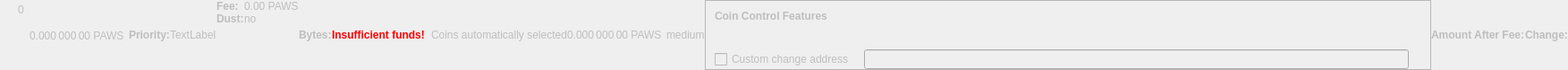
    <widget class="QWidget" name="dummyHideWidget" native="true">
     <property name="enabled">
      <bool>false</bool>
     </property>
     <property name="maximumSize">
      <size>
       <width>100</width>
       <height>22</height>
      </size>
     </property>
     <layout class="QHBoxLayout" name="dummyHideLayout">
      <property name="spacing">
       <number>0</number>
      </property>
      <property name="leftMargin">
       <number>0</number>
      </property>
      <property name="topMargin">
       <number>0</number>
      </property>
      <property name="rightMargin">
       <number>0</number>
      </property>
      <property name="bottomMargin">
       <number>0</number>
      </property>
      <item>
       <layout class="QFormLayout" name="formLayoutCoinControl1">
        <property name="horizontalSpacing">
         <number>10</number>
        </property>
        <property name="verticalSpacing">
         <number>14</number>
        </property>
        <property name="leftMargin">
         <number>10</number>
        </property>
        <property name="topMargin">
         <number>4</number>
        </property>
        <property name="rightMargin">
         <number>6</number>
        </property>
        <item row="0" column="1">
         <widget class="QLabel" name="labelCoinControlBytes">
          <property name="cursor">
           <cursorShape>IBeamCursor</cursorShape>
          </property>
          <property name="contextMenuPolicy">
           <enum>Qt::ActionsContextMenu</enum>
          </property>
          <property name="text">
           <string notr="true">0</string>
          </property>
          <property name="textInteractionFlags">
           <set>Qt::LinksAccessibleByMouse|Qt::TextSelectableByKeyboard|Qt::TextSelectableByMouse</set>
          </property>
         </widget>
        </item>
       </layout>
      </item>
      <item>
       <widget class="QLabel" name="labelCoinControlAfterFee">
        <property name="enabled">
         <bool>false</bool>
        </property>
        <property name="sizePolicy">
         <sizepolicy hsizetype="Fixed" vsizetype="Fixed">
          <horstretch>0</horstretch>
          <verstretch>0</verstretch>
         </sizepolicy>
        </property>
        <property name="minimumSize">
         <size>
          <width>111</width>
          <height>12</height>
         </size>
        </property>
        <property name="maximumSize">
         <size>
          <width>111</width>
          <height>12</height>
         </size>
        </property>
        <property name="cursor">
         <cursorShape>IBeamCursor</cursorShape>
        </property>
        <property name="contextMenuPolicy">
         <enum>Qt::ActionsContextMenu</enum>
        </property>
        <property name="text">
         <string notr="true">0.000 000 00 PAWS</string>
        </property>
        <property name="textInteractionFlags">
         <set>Qt::LinksAccessibleByMouse|Qt::TextSelectableByKeyboard|Qt::TextSelectableByMouse</set>
        </property>
       </widget>
      </item>
      <item>
       <widget class="QLabel" name="labelCoinControlPriorityText">
        <property name="enabled">
         <bool>false</bool>
        </property>
        <property name="font">
         <font>
          <weight>75</weight>
          <bold>true</bold>
         </font>
        </property>
        <property name="text">
         <string>Priority:</string>
        </property>
       </widget>
      </item>
      <item>
       <layout class="QHBoxLayout" name="horizontalLayout">
        <item>
         <widget class="QLabel" name="WarningLabel">
          <property name="text">
           <string>TextLabel</string>
          </property>
         </widget>
        </item>
       </layout>
      </item>
      <item>
       <layout class="QFormLayout" name="formLayoutCoinControl3">
        <property name="horizontalSpacing">
         <number>0</number>
        </property>
        <property name="verticalSpacing">
         <number>0</number>
        </property>
        <property name="leftMargin">
         <number>0</number>
        </property>
        <property name="topMargin">
         <number>0</number>
        </property>
        <property name="rightMargin">
         <number>0</number>
        </property>
        <item row="0" column="0">
         <widget class="QLabel" name="labelCoinControlFeeText">
          <property name="enabled">
           <bool>false</bool>
          </property>
          <property name="font">
           <font>
            <weight>75</weight>
            <bold>true</bold>
           </font>
          </property>
          <property name="text">
           <string>Fee:</string>
          </property>
          <property name="margin">
           <number>0</number>
          </property>
         </widget>
        </item>
        <item row="0" column="1">
         <widget class="QLabel" name="labelCoinControlFee">
          <property name="enabled">
           <bool>false</bool>
          </property>
          <property name="cursor">
           <cursorShape>IBeamCursor</cursorShape>
          </property>
          <property name="contextMenuPolicy">
           <enum>Qt::ActionsContextMenu</enum>
          </property>
          <property name="text">
           <string notr="true">0.00 PAWS</string>
          </property>
          <property name="textInteractionFlags">
           <set>Qt::LinksAccessibleByMouse|Qt::TextSelectableByKeyboard|Qt::TextSelectableByMouse</set>
          </property>
         </widget>
        </item>
        <item row="1" column="0">
         <widget class="QLabel" name="labelCoinControlLowOutputText">
          <property name="enabled">
           <bool>false</bool>
          </property>
          <property name="font">
           <font>
            <weight>75</weight>
            <bold>true</bold>
           </font>
          </property>
          <property name="text">
           <string>Dust:</string>
          </property>
         </widget>
        </item>
        <item row="1" column="1">
         <widget class="QLabel" name="labelCoinControlLowOutput">
          <property name="enabled">
           <bool>false</bool>
          </property>
          <property name="cursor">
           <cursorShape>IBeamCursor</cursorShape>
          </property>
          <property name="contextMenuPolicy">
           <enum>Qt::ActionsContextMenu</enum>
          </property>
          <property name="text">
           <string>no</string>
          </property>
          <property name="textInteractionFlags">
           <set>Qt::LinksAccessibleByMouse|Qt::TextSelectableByKeyboard|Qt::TextSelectableByMouse</set>
          </property>
         </widget>
        </item>
       </layout>
      </item>
      <item>
       <widget class="QLabel" name="labelCoinControlBytesText">
        <property name="enabled">
         <bool>false</bool>
        </property>
        <property name="font">
         <font>
          <weight>75</weight>
          <bold>true</bold>
         </font>
        </property>
        <property name="text">
         <string>Bytes:</string>
        </property>
       </widget>
      </item>
      <item>
       <layout class="QFormLayout" name="formLayoutCoinControl2">
        <property name="horizontalSpacing">
         <number>0</number>
        </property>
        <property name="verticalSpacing">
         <number>0</number>
        </property>
        <property name="leftMargin">
         <number>0</number>
        </property>
        <property name="topMargin">
         <number>0</number>
        </property>
        <property name="rightMargin">
         <number>0</number>
        </property>
       </layout>
      </item>
      <item>
       <layout class="QHBoxLayout" name="horizontalLayoutCoinControl2">
        <property name="spacing">
         <number>0</number>
        </property>
        <property name="bottomMargin">
         <number>0</number>
        </property>
       </layout>
      </item>
      <item>
       <widget class="QLabel" name="labelCoinControlInsuffFunds">
        <property name="enabled">
         <bool>false</bool>
        </property>
        <property name="minimumSize">
         <size>
          <width>0</width>
          <height>0</height>
         </size>
        </property>
        <property name="font">
         <font>
          <weight>75</weight>
          <bold>true</bold>
         </font>
        </property>
        <property name="styleSheet">
         <string notr="true">color:red;font-weight:bold;</string>
        </property>
        <property name="text">
         <string>Insufficient funds!</string>
        </property>
        <property name="margin">
         <number>5</number>
        </property>
       </widget>
      </item>
      <item>
       <layout class="QFormLayout" name="formLayoutCoinControl4">
        <property name="horizontalSpacing">
         <number>0</number>
        </property>
        <property name="verticalSpacing">
         <number>0</number>
        </property>
        <property name="leftMargin">
         <number>0</number>
        </property>
        <property name="topMargin">
         <number>0</number>
        </property>
        <property name="rightMargin">
         <number>0</number>
        </property>
       </layout>
      </item>
      <item>
       <widget class="QLabel" name="labelCoinControlChangeLabel">
        <property name="enabled">
         <bool>false</bool>
        </property>
        <property name="sizePolicy">
         <sizepolicy hsizetype="Preferred" vsizetype="Expanding">
          <horstretch>0</horstretch>
          <verstretch>0</verstretch>
         </sizepolicy>
        </property>
        <property name="minimumSize">
         <size>
          <width>0</width>
          <height>0</height>
         </size>
        </property>
        <property name="text">
         <string/>
        </property>
        <property name="margin">
         <number>3</number>
        </property>
       </widget>
      </item>
      <item>
       <widget class="QLabel" name="labelCoinControlAutomaticallySelected">
        <property name="enabled">
         <bool>false</bool>
        </property>
        <property name="sizePolicy">
         <sizepolicy hsizetype="Fixed" vsizetype="Fixed">
          <horstretch>0</horstretch>
          <verstretch>0</verstretch>
         </sizepolicy>
        </property>
        <property name="minimumSize">
         <size>
          <width>0</width>
          <height>0</height>
         </size>
        </property>
        <property name="maximumSize">
         <size>
          <width>240</width>
          <height>16777215</height>
         </size>
        </property>
        <property name="text">
         <string>Coins automatically selected</string>
        </property>
        <property name="margin">
         <number>5</number>
        </property>
       </widget>
      </item>
      <item>
       <widget class="QLabel" name="labelCoinControlChange">
        <property name="enabled">
         <bool>false</bool>
        </property>
        <property name="sizePolicy">
         <sizepolicy hsizetype="Fixed" vsizetype="Fixed">
          <horstretch>0</horstretch>
          <verstretch>0</verstretch>
         </sizepolicy>
        </property>
        <property name="minimumSize">
         <size>
          <width>111</width>
          <height>0</height>
         </size>
        </property>
        <property name="maximumSize">
         <size>
          <width>111</width>
          <height>16777215</height>
         </size>
        </property>
        <property name="cursor">
         <cursorShape>IBeamCursor</cursorShape>
        </property>
        <property name="contextMenuPolicy">
         <enum>Qt::ActionsContextMenu</enum>
        </property>
        <property name="text">
         <string notr="true">0.000 000 00 PAWS</string>
        </property>
        <property name="textInteractionFlags">
         <set>Qt::LinksAccessibleByMouse|Qt::TextSelectableByKeyboard|Qt::TextSelectableByMouse</set>
        </property>
       </widget>
      </item>
      <item>
       <widget class="QLabel" name="labelCoinControlPriority">
        <property name="enabled">
         <bool>false</bool>
        </property>
        <property name="cursor">
         <cursorShape>IBeamCursor</cursorShape>
        </property>
        <property name="contextMenuPolicy">
         <enum>Qt::ActionsContextMenu</enum>
        </property>
        <property name="text">
         <string>medium</string>
        </property>
        <property name="textInteractionFlags">
         <set>Qt::LinksAccessibleByMouse|Qt::TextSelectableByKeyboard|Qt::TextSelectableByMouse</set>
        </property>
       </widget>
      </item>
      <item>
       <widget class="QFrame" name="frameCoinControl">
        <property name="sizePolicy">
         <sizepolicy hsizetype="Expanding" vsizetype="Expanding">
          <horstretch>0</horstretch>
          <verstretch>0</verstretch>
         </sizepolicy>
        </property>
        <property name="maximumSize">
         <size>
          <width>16777215</width>
          <height>16777215</height>
         </size>
        </property>
        <property name="frameShape">
         <enum>QFrame::StyledPanel</enum>
        </property>
        <property name="frameShadow">
         <enum>QFrame::Sunken</enum>
        </property>
        <layout class="QVBoxLayout" name="verticalLayoutCoinControl2_2">
         <property name="spacing">
          <number>0</number>
         </property>
         <property name="leftMargin">
          <number>0</number>
         </property>
         <property name="topMargin">
          <number>0</number>
         </property>
         <property name="rightMargin">
          <number>0</number>
         </property>
         <property name="bottomMargin">
          <number>0</number>
         </property>
         <item>
          <layout class="QVBoxLayout" name="verticalLayoutCoinControl" stretch="0,0,0,1">
           <property name="spacing">
            <number>0</number>
           </property>
           <property name="leftMargin">
            <number>10</number>
           </property>
           <property name="topMargin">
            <number>10</number>
           </property>
           <item>
            <layout class="QHBoxLayout" name="horizontalLayoutCoinControl1">
             <property name="bottomMargin">
              <number>15</number>
             </property>
             <item>
              <widget class="QLabel" name="labelCoinControlFeatures">
               <property name="enabled">
                <bool>false</bool>
               </property>
               <property name="sizePolicy">
                <sizepolicy hsizetype="Preferred" vsizetype="Maximum">
                 <horstretch>0</horstretch>
                 <verstretch>0</verstretch>
                </sizepolicy>
               </property>
               <property name="font">
                <font>
                 <weight>75</weight>
                 <bold>true</bold>
                </font>
               </property>
               <property name="styleSheet">
                <string notr="true">font-weight:bold;</string>
               </property>
               <property name="text">
                <string>Coin Control Features</string>
               </property>
              </widget>
             </item>
            </layout>
           </item>
           <item>
            <widget class="QWidget" name="widgetCoinControl" native="true">
             <property name="sizePolicy">
              <sizepolicy hsizetype="Preferred" vsizetype="Preferred">
               <horstretch>0</horstretch>
               <verstretch>0</verstretch>
              </sizepolicy>
             </property>
             <property name="minimumSize">
              <size>
               <width>0</width>
               <height>0</height>
              </size>
             </property>
             <property name="styleSheet">
              <string notr="true"/>
             </property>
             <layout class="QHBoxLayout" name="horizontalLayoutCoinControl5_2">
              <property name="leftMargin">
               <number>0</number>
              </property>
              <property name="topMargin">
               <number>0</number>
              </property>
              <property name="rightMargin">
               <number>0</number>
              </property>
              <property name="bottomMargin">
               <number>0</number>
              </property>
              <item>
               <layout class="QHBoxLayout" name="horizontalLayoutCoinControl3">
                <property name="spacing">
                 <number>20</number>
                </property>
                <property name="topMargin">
                 <number>0</number>
                </property>
                <property name="bottomMargin">
                 <number>10</number>
                </property>
               </layout>
              </item>
             </layout>
            </widget>
           </item>
           <item>
            <layout class="QHBoxLayout" name="horizontalLayoutCoinControl4" stretch="0,0,0">
             <property name="spacing">
              <number>12</number>
             </property>
             <property name="sizeConstraint">
              <enum>QLayout::SetDefaultConstraint</enum>
             </property>
             <property name="topMargin">
              <number>5</number>
             </property>
             <property name="rightMargin">
              <number>5</number>
             </property>
             <item>
              <widget class="QCheckBox" name="checkBoxCoinControlChange">
               <property name="enabled">
                <bool>false</bool>
               </property>
               <property name="toolTip">
                <string>If this is activated, but the change address is empty or invalid, change will be sent to a newly generated address.</string>
               </property>
               <property name="text">
                <string>Custom change address</string>
               </property>
              </widget>
             </item>
             <item>
              <widget class="QValidatedLineEdit" name="lineEditCoinControlChange">
               <property name="enabled">
                <bool>false</bool>
               </property>
               <property name="sizePolicy">
                <sizepolicy hsizetype="Expanding" vsizetype="Fixed">
                 <horstretch>0</horstretch>
                 <verstretch>0</verstretch>
                </sizepolicy>
               </property>
              </widget>
             </item>
             <item>
              <widget class="QLabel" name="labelCoinControlChangeLabel_2">
               <property name="sizePolicy">
                <sizepolicy hsizetype="Preferred" vsizetype="Expanding">
                 <horstretch>0</horstretch>
                 <verstretch>0</verstretch>
                </sizepolicy>
               </property>
               <property name="minimumSize">
                <size>
                 <width>0</width>
                 <height>0</height>
                </size>
               </property>
               <property name="text">
                <string/>
               </property>
               <property name="margin">
                <number>3</number>
               </property>
              </widget>
             </item>
            </layout>
           </item>
           <item>
            <spacer name="verticalSpacerCoinControl">
             <property name="orientation">
              <enum>Qt::Vertical</enum>
             </property>
             <property name="sizeHint" stdset="0">
              <size>
               <width>800</width>
               <height>1</height>
              </size>
             </property>
            </spacer>
           </item>
          </layout>
         </item>
        </layout>
       </widget>
      </item>
      <item>
       <widget class="QLabel" name="labelCoinControlAfterFeeText">
        <property name="enabled">
         <bool>false</bool>
        </property>
        <property name="minimumSize">
         <size>
          <width>0</width>
          <height>0</height>
         </size>
        </property>
        <property name="maximumSize">
         <size>
          <width>16777215</width>
          <height>16777215</height>
         </size>
        </property>
        <property name="font">
         <font>
          <weight>75</weight>
          <bold>true</bold>
         </font>
        </property>
        <property name="text">
         <string>Amount After Fee:</string>
        </property>
        <property name="alignment">
         <set>Qt::AlignLeading|Qt::AlignLeft|Qt::AlignVCenter</set>
        </property>
        <property name="margin">
         <number>0</number>
        </property>
       </widget>
      </item>
      <item>
       <widget class="QLabel" name="labelCoinControlChangeText">
        <property name="enabled">
         <bool>false</bool>
        </property>
        <property name="sizePolicy">
         <sizepolicy hsizetype="Preferred" vsizetype="Preferred">
          <horstretch>0</horstretch>
          <verstretch>0</verstretch>
         </sizepolicy>
        </property>
        <property name="minimumSize">
         <size>
          <width>0</width>
          <height>0</height>
         </size>
        </property>
        <property name="maximumSize">
         <size>
          <width>16777215</width>
          <height>16777215</height>
         </size>
        </property>
        <property name="font">
         <font>
          <weight>75</weight>
          <bold>true</bold>
         </font>
        </property>
        <property name="text">
         <string>Change:</string>
        </property>
        <property name="alignment">
         <set>Qt::AlignLeading|Qt::AlignLeft|Qt::AlignVCenter</set>
        </property>
       </widget>
      </item>
     </layout>
    </widget>
